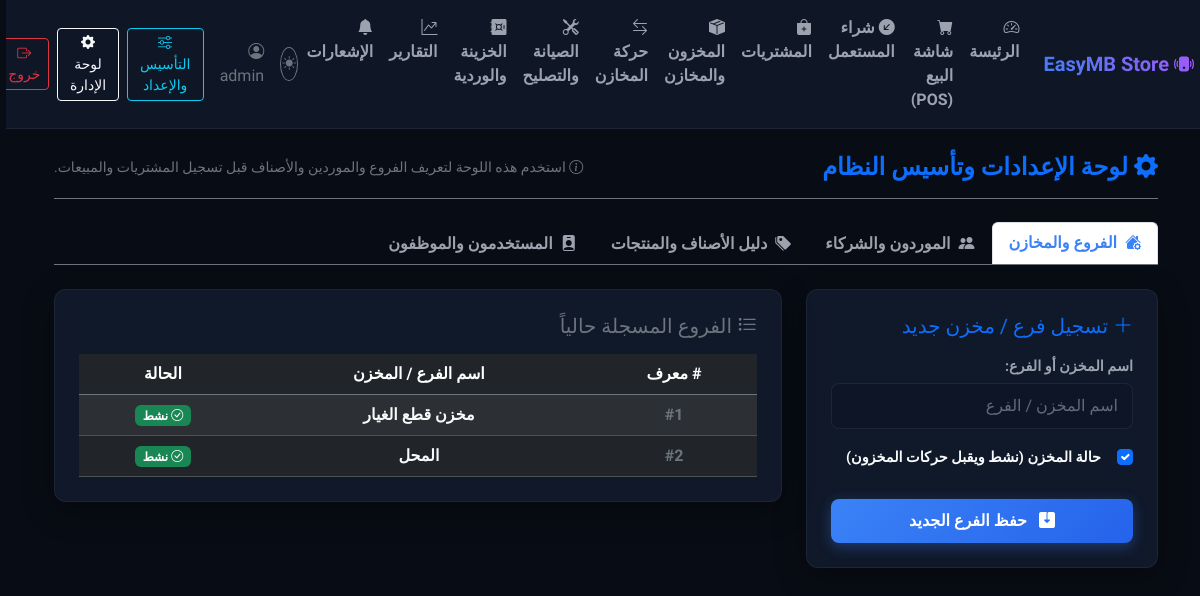
Screenshot of /setup/ (signed in) with the database file from the repository.
### erp/models.py (models this page shows, shortened)
class Warehouse(models.Model):
    name = models.CharField(max_length=100, verbose_name="��� ������ / �����")
    is_active = models.BooleanField(default=True, verbose_name="���")
    class Meta:
        verbose_name = "���� / ���"
        verbose_name_plural = "������� �������"

### erp/views.py (the view, shortened to what this page needs)
# urls.py: path('setup/', views.setup_dashboard_view, name='setup_dashboard'),
@login_required
def setup_dashboard_view(request):
    from django.contrib.auth.models import User, Group
    warehouse_form = WarehouseForm()
    supplier_form = SupplierForm()
    product_form = ProductForm()
    user_form = SystemUserCreationForm()
    warehouses = Warehouse.objects.all().order_by('id')
    suppliers = Contact.objects.filter(contact_type='supplier').order_by('-id')
    products = Product.objects.all().order_by('-id')
    users = User.objects.filter(is_superuser=False).prefetch_related('groups').order_by('-id')
    context = {
        'warehouse_form': warehouse_form,
        'supplier_form': supplier_form,
        'product_form': product_form,
        'user_form': user_form,
        'warehouses': warehouses,
        'suppliers': suppliers,
        'products': products,
        'users': users,
    }
    return render(request, 'erp/setup.html', context)

### erp/templates/erp/setup.html (shortened to what this page needs)
{% extends 'erp/base.html' %}
{% block content %}
<div class="d-flex justify-content-between align-items-center mb-4 border-bottom border-secondary pb-3">
    <h4 class="mb-0 text-primary fw-bold"><i class="bi bi-gear-fill"></i> لوحة الإعدادات وتأسيس النظام</h4>
    <span class="text-secondary small"><i class="bi bi-info-circle"></i> استخدم هذه اللوحة لتعريف الفروع والموردين والأصناف قبل تسجيل المشتريات والمبيعات.</span>
</div>
<ul class="nav nav-tabs mb-4 border-secondary" id="setupTabs" role="tablist">
    <li class="nav-item" role="presentation">
        <button class="nav-link active text-light fw-semibold" id="warehouses-tab" data-bs-toggle="tab" data-bs-target="#warehouses" type="button" role="tab" aria-controls="warehouses" aria-selected="true">
            <i class="bi bi-house-gear-fill me-1"></i> الفروع والمخازن
        </button>
    </li>
    <li class="nav-item" role="presentation">
        <button class="nav-link text-light fw-semibold" id="suppliers-tab" data-bs-toggle="tab" data-bs-target="#suppliers" type="button" role="tab" aria-controls="suppliers" aria-selected="false">
            <i class="bi bi-people-fill me-1"></i> الموردون والشركاء
        </button>
    </li>
    <li class="nav-item" role="presentation">
        <button class="nav-link text-light fw-semibold" id="products-tab" data-bs-toggle="tab" data-bs-target="#products" type="button" role="tab" aria-controls="products" aria-selected="false">
            <i class="bi bi-tags-fill me-1"></i> دليل الأصناف والمنتجات
        </button>
    </li>
    <li class="nav-item" role="presentation">
        <button class="nav-link text-light fw-semibold" id="users-tab" data-bs-toggle="tab" data-bs-target="#users" type="button" role="tab" aria-controls="users" aria-selected="false">
            <i class="bi bi-person-badge-fill me-1"></i> المستخدمون والموظفون
        </button>
    </li>
</ul>
<div class="tab-content" id="setupTabsContent">
    <div class="tab-pane fade show active" id="warehouses" role="tabpanel" aria-labelledby="warehouses-tab">
        <div class="row g-4">
            <div class="col-lg-4">
                <div class="glass-card p-4">
                    <h5 class="text-primary mb-3"><i class="bi bi-plus-lg"></i> تسجيل فرع / مخزن جديد</h5>
                    <form method="POST">
                        <div class="mb-3">
                            <label for="{{ warehouse_form.name.id_for_label }}">اسم المخزن أو الفرع:</label>
                            {{ warehouse_form.name }}
                        </div>
                        <div class="mb-3 form-check">
                            {{ warehouse_form.is_active }}
                            <label class="form-check-label text-light ms-2" for="{{ warehouse_form.is_active.id_for_label }}">حالة المخزن (نشط ويقبل حركات المخزون)</label>
                        </div>
                        <div class="d-grid mt-4">
                            <button type="submit" class="btn btn-primary">
                                <i class="bi bi-save2-fill me-2"></i> حفظ الفرع الجديد
                            </button>
                        </div>
                    </form>
                </div>
            </div>
            <div class="col-lg-8">
                <div class="glass-card p-4 overflow-auto">
                    <h5 class="text-secondary mb-3"><i class="bi bi-list-task"></i> الفروع المسجلة حالياً</h5>
                    <table class="table table-dark table-hover table-striped mb-0 text-center align-middle">
                        <thead>
                            <tr class="border-secondary text-primary">
                                <th># معرف</th>
                                <th>اسم الفرع / المخزن</th>
                                <th>الحالة</th>
                            </tr>
                        </thead>
                        <tbody>
                            {% for wh in warehouses %}
                            <tr>
                                <td class="text-secondary fw-bold">#{{ wh.id }}</td>
                                <td class="text-light fw-bold">{{ wh.name }}</td>
                                <td>
                                    {% if wh.is_active %}
                                        <span class="badge bg-success"><i class="bi bi-check-circle"></i> نشط</span>
                                    {% else %}
                                        <span class="badge bg-danger"><i class="bi bi-x-circle"></i> غير نشط</span>
                                    {% endif %}
                                </td>
                            </tr>
                            {% empty %}
                            <tr>
                                <td colspan="3" class="text-muted py-4">لم يتم تسجيل فروع بعد.</td>
                            </tr>
                            {% endfor %}
                        </tbody>
                    </table>
                </div>
            </div>
        </div>
    </div>
</div>
{% endblock %}

### erp/templates/erp/base.html (shortened to what this page needs)
<!DOCTYPE html>
<html lang="ar" dir="rtl">
<head>
    <link rel="stylesheet" href="https://cdn.jsdelivr.net/npm/bootstrap@5.3.2/dist/css/bootstrap.rtl.min.css">
    <link rel="stylesheet" href="https://cdn.jsdelivr.net/npm/bootstrap-icons@1.11.2/font/bootstrap-icons.min.css">
    {% load static %}
    <link rel="stylesheet" href="{% static 'css/styles.css' %}?v={% now 'U' %}">
</head>
<body>
    <nav class="navbar navbar-expand-lg navbar-dark navbar-custom sticky-top">
        <div class="container-fluid">
            <a class="navbar-brand" href="{% if request.user.is_staff or request.user.is_superuser %}{% url 'erp:dashboard' %}{% elif perms.erp.add_saleinvoice %}{% url 'erp:pos' %}{% elif perms.erp.change_repairticket %}{% url 'erp:repair_list' %}{% else %}{% url 'erp:pos' %}{% endif %}">
                <i class="bi bi-phone-vibrate-fill"></i> EasyMB Store
            </a>
            <div class="collapse navbar-collapse" id="navbarNav">
                <ul class="navbar-nav me-auto mb-2 mb-lg-0">
                    {% if request.user.is_staff or request.user.is_superuser %}
                    <li class="nav-item">
                        <a class="nav-link {% if request.resolver_match.view_name == 'erp:dashboard' %}active{% endif %}" href="{% url 'erp:dashboard' %}">
                            <i class="bi bi-speedometer2"></i> الرئيسة
                        </a>
                    </li>
                    {% endif %}
                    {% if perms.erp.add_saleinvoice %}
                    <li class="nav-item">
                        <a class="nav-link {% if request.resolver_match.view_name == 'erp:pos' %}active{% endif %}" href="{% url 'erp:pos' %}">
                            <i class="bi bi-cart-fill"></i> شاشة البيع (POS)
                        </a>
                    </li>
                    {% endif %}
                    {% if perms.erp.add_device %}
                    <li class="nav-item">
                        <a class="nav-link {% if request.resolver_match.view_name == 'erp:used_purchase' %}active{% endif %}" href="{% url 'erp:used_purchase' %}">
                            <i class="bi bi-arrow-down-left-circle-fill"></i> شراء المستعمل
                        </a>
                    </li>
                    {% endif %}
                    {% if perms.erp.view_purchaseinvoice %}
                    <li class="nav-item">
                        <a class="nav-link {% if 'purchase' in request.resolver_match.view_name %}active{% endif %}" href="{% url 'erp:purchase_list' %}">
                            <i class="bi bi-bag-plus-fill"></i> المشتريات
                        </a>
                    </li>
                    {% endif %}
                    {% if perms.erp.view_stock %}
                    <li class="nav-item">
                        <a class="nav-link {% if 'inventory' in request.resolver_match.view_name %}active{% endif %}" href="{% url 'erp:inventory_dashboard' %}">
                            <i class="bi bi-box-seam-fill"></i> المخزون والمخازن
                        </a>
                    </li>
                    {% endif %}
                    {% if perms.erp.view_stocktransfer %}
                    <li class="nav-item">
                        <a class="nav-link {% if 'transfer' in request.resolver_match.view_name %}active{% endif %}" href="{% url 'erp:transfer_list' %}">
                            <i class="bi bi-arrow-left-right"></i> حركة المخازن
                        </a>
                    </li>
                    {% endif %}
                    {% if perms.erp.view_repairticket %}
                    <li class="nav-item">
                        <a class="nav-link {% if 'repair' in request.resolver_match.view_name %}active{% endif %}" href="{% url 'erp:repair_list' %}">
                            <i class="bi bi-tools"></i> الصيانة والتصليح
                        </a>
                    </li>
                    {% endif %}
                    {% if perms.erp.view_cashshift %}
                    <li class="nav-item">
                        <a class="nav-link {% if 'shift' in request.resolver_match.view_name %}active{% endif %}" href="{% url 'erp:shift_manage' %}">
                            <i class="bi bi-safe-fill"></i> الخزينة والوردية
                        </a>
                    </li>
                    {% endif %}
                    {% if request.user.is_staff or request.user.is_superuser %}
                    <li class="nav-item">
                        <a class="nav-link {% if 'reports' in request.resolver_match.view_name %}active{% endif %}" href="{% url 'erp:reports_dashboard' %}">
                            <i class="bi bi-graph-up-arrow"></i> التقارير
                        </a>
                    </li>
                    <li class="nav-item">
                        <a class="nav-link {% if 'notification' in request.resolver_match.view_name %}active{% endif %}" href="{% url 'erp:notifications_dashboard' %}">
                            <i class="bi bi-bell-fill"></i> الإشعارات
                        </a>
                    </li>
                    {% endif %}
                </ul>
                <div class="d-flex align-items-center">
                    <button id="themeToggleBtn" class="btn btn-outline-secondary btn-sm me-3 text-secondary" title="تغيير نظام الإضاءة" style="border-radius: 50%; width: 34px; height: 34px; display: flex; align-items: center; justify-content: center; padding: 0;">
                        <i id="themeToggleIcon" class="bi bi-sun-fill"></i>
                    </button>
                    {% if request.user.is_authenticated %}
                        <span class="text-secondary me-3">
                            <i class="bi bi-person-circle"></i> {{ request.user.username }}
                        </span>
                        {% if perms.erp.change_storesetting %}
                        <a href="{% url 'erp:setup_dashboard' %}" class="btn btn-outline-info btn-sm me-2">
                            <i class="bi bi-sliders"></i> التأسيس والإعداد
                        </a>
                        {% endif %}
                        {% if request.user.is_staff or request.user.is_superuser %}
                        <a href="/admin/" class="btn btn-outline-light btn-sm me-2" target="_blank">
                            <i class="bi bi-gear-fill"></i> لوحة الإدارة
                        </a>
                        {% endif %}
                        <form action="{% url 'erp:logout' %}" method="POST" class="d-inline">
                            <button type="submit" class="btn btn-outline-danger btn-sm">
                                <i class="bi bi-box-arrow-right"></i> خروج
                            </button>
                        </form>
                    {% else %}
                        <a href="{% url 'erp:login' %}" class="btn btn-primary btn-sm">
                            <i class="bi bi-box-arrow-in-left"></i> دخول
                        </a>
                    {% endif %}
                </div>
            </div>
        </div>
    </nav>
    <div class="container-fluid py-4 px-lg-5">
        {% block content %}{% endblock %}
    </div>
</body>
</html>

### rows the page displays
Warehouse: id "1", name "مخزن قطع الغيار", is_active True (drawn)
Warehouse: id "2", name "المحل", is_active True (drawn)

### other values shown
{{ request.user.username }} "admin"
